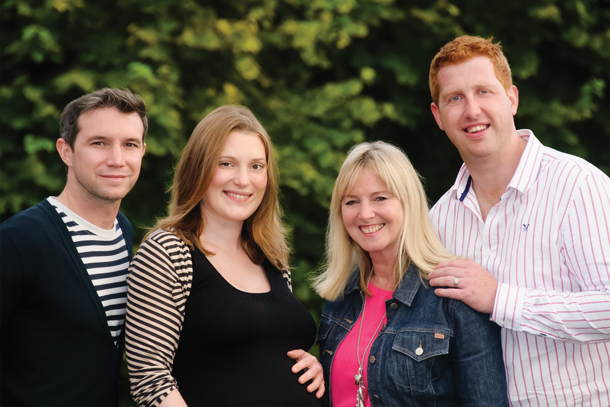
#> input picture faces.jpg, 610 x 407 px
$ python face_detect.py
#> lines starting #> are read from the running program, lines starting #| are printed output that depends on the picture; after the words box and inside, x2 and y2 are one past the last pixel; in counts of white or black regions, pixels touching at a corner belong together
import cv2

image = cv2.imread('faces.jpg')
#> image is the input picture: shape (407, 610, 3); mean B, G, R 76.7, 88, 98.6
cascade = cv2.CascadeClassifier('haarcascade_frontalface_default.xml')
grayImg = cv2.cvtColor(image, cv2.COLOR_BGR2GRAY)
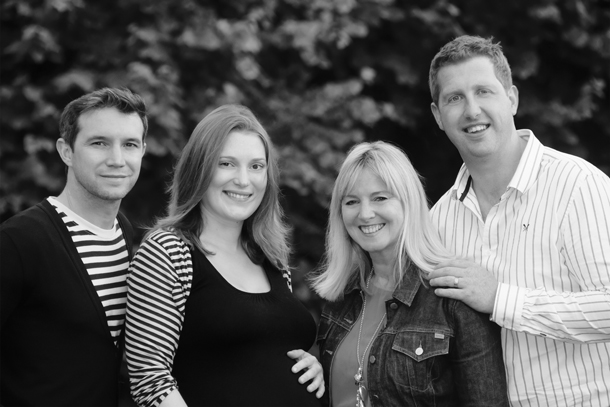
#> grayImg: shape (407, 610); min 2, max 255, mean 89.9
faces = cascade.detectMultiScale(grayImg, 1.1, 5)
#> faces = [[75, 112, 82, 82], [205, 137, 74, 74], [330, 170, 77, 77], [430, 60, 89, 89], [180, 93, 94, 94]]
print (len(faces))
#| 5
for x,y,w,h in faces:
    cv2.rectangle(image,(x,y), (x+w, y+h), (255,255,0), 3)
#> this loop made 5 passes
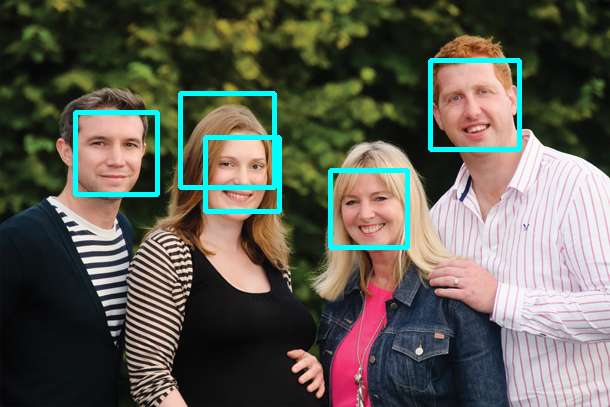
#> image: shape (407, 610, 3); 3.31% of pixels changed, all inside (x1, y1, x2, y2) = (73, 58, 522, 250)
cv2.imshow('face', image)
cv2.waitKey(0)
